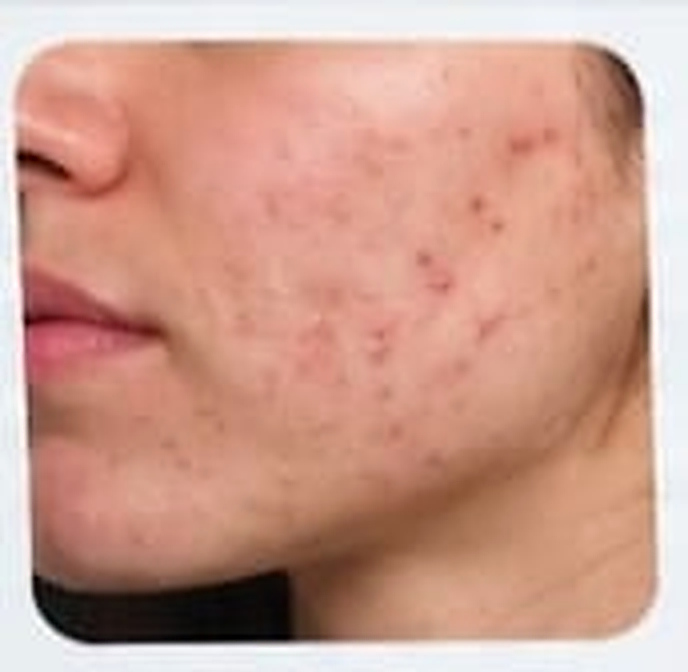
#> input picture acne-breakouts.jpg, 688 x 672 px
$ python -i skin_analyzer.py   (imports and definitions only)   (older library calls are emulated)
#> lines starting #> are read from the running program, lines starting #| are printed output that depends on the picture; after the words box and inside, x2 and y2 are one past the last pixel; in counts of white or black regions, pixels touching at a corner belong together
from PIL import Image
import numpy as np
import cv2


# [32 lines left out: function check_image_quality, not called in this run]


def analyze_visible_skin_patterns(image):

    img = np.array(image)

    cv_img = cv2.cvtColor(img, cv2.COLOR_RGB2BGR)
#> cv_img is the input picture: shape (672, 688, 3); mean B, G, R 140.5, 156, 203.4

    hsv = cv2.cvtColor(cv_img, cv2.COLOR_BGR2HSV)
#> hsv: shape (672, 688, 3); mean H, S, V 26.4, 85.8, 204.5

    # Bright / shiny areas
    brightness_mask = cv2.inRange(
        hsv,
        np.array([0, 0, 180]),
        np.array([180, 80, 255])
    )
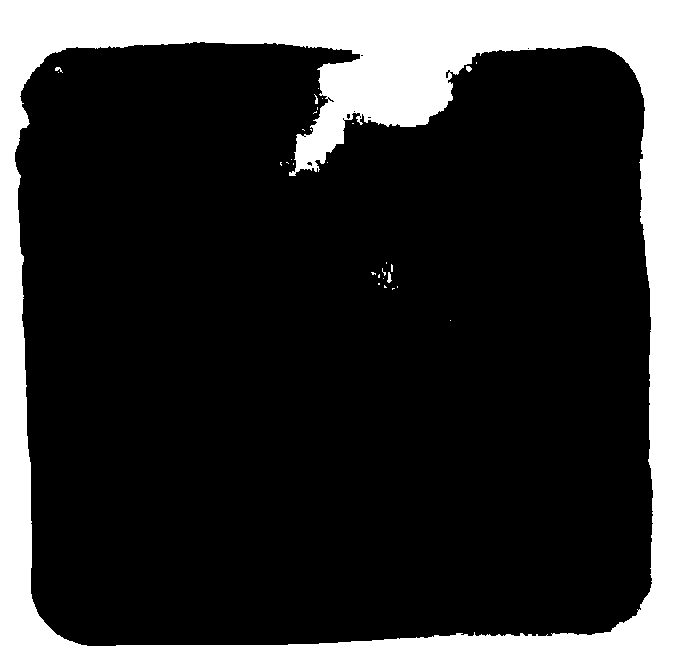
#> brightness_mask: shape (672, 688); 23.2% white; 30 white regions (25 under 20 px), largest, box (x1, y1, x2, y2) and area: (0, 0, 688, 672) 107227, (387, 272, 392, 283) 33, (466, 66, 472, 72) 27, (55, 67, 63, 73) 23, (314, 94, 318, 104) 21

    bright_ratio = np.mean(brightness_mask > 0)
#> bright_ratio = 0.232

    # Redness-like areas
    red1 = cv2.inRange(
        hsv,
        np.array([0, 60, 60]),
        np.array([15, 255, 255])
    )
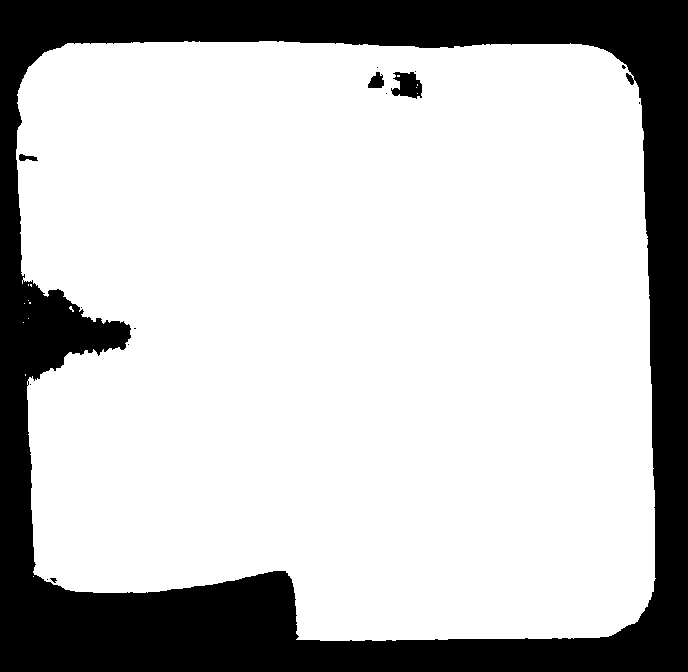
#> red1: shape (672, 688); 75.4% white; 15 black regions (10 under 20 px), largest, box (x1, y1, x2, y2) and area: (0, 0, 688, 672) 112916, (391, 72, 422, 99) 563, (368, 72, 384, 88) 177, (19, 154, 38, 161) 86, (50, 578, 57, 583) 20

    red2 = cv2.inRange(
        hsv,
        np.array([165, 60, 60]),
        np.array([180, 255, 255])
    )
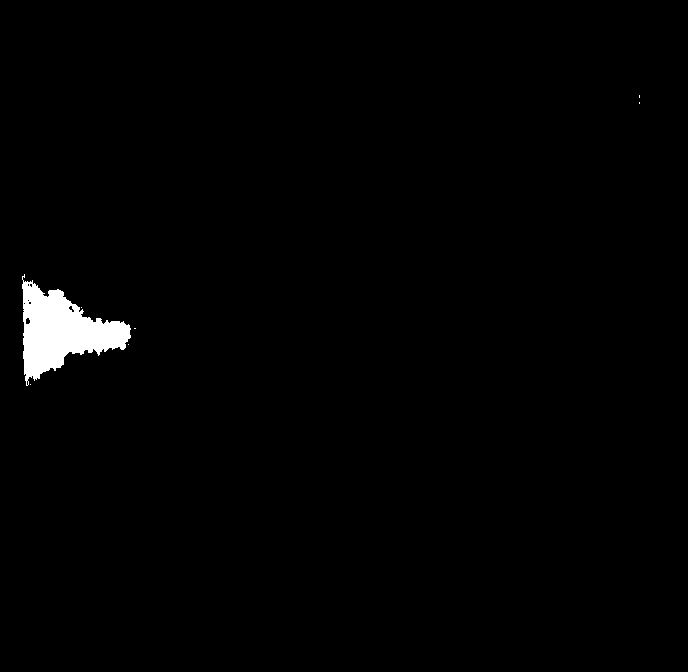
#> red2: shape (672, 688); 1.2% white; 7 white regions (6 under 20 px), largest, box (x1, y1, x2, y2) and area: (22, 274, 131, 386) 5742

    redness_mask = cv2.bitwise_or(red1, red2)
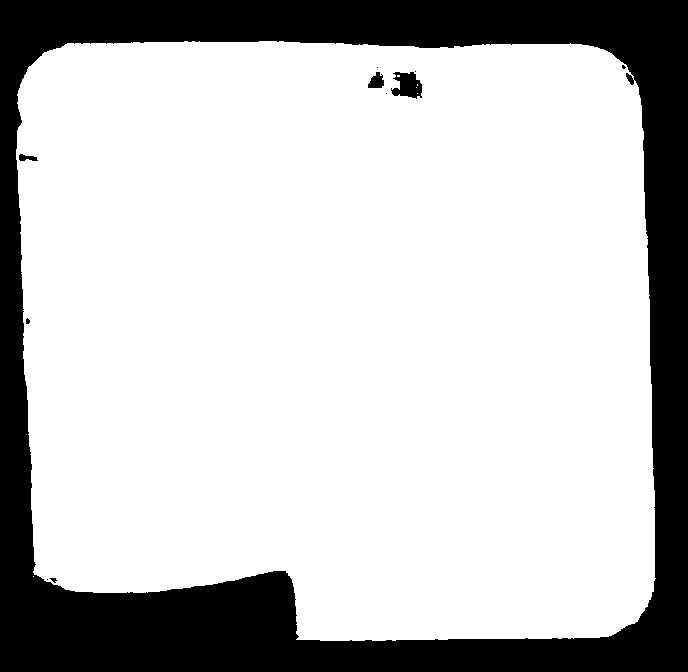
#> redness_mask: shape (672, 688); 76.6% white; 11 black regions (6 under 20 px), largest, box (x1, y1, x2, y2) and area: (0, 0, 688, 672) 107152, (391, 72, 422, 99) 563, (368, 72, 384, 88) 177, (19, 154, 38, 161) 86, (50, 578, 57, 583) 20

    redness_ratio = np.mean(redness_mask > 0)
#> redness_ratio = 0.766

    # Dark visible areas
    dark_mask = cv2.inRange(
        hsv,
        np.array([0, 0, 0]),
        np.array([180, 255, 70])
    )
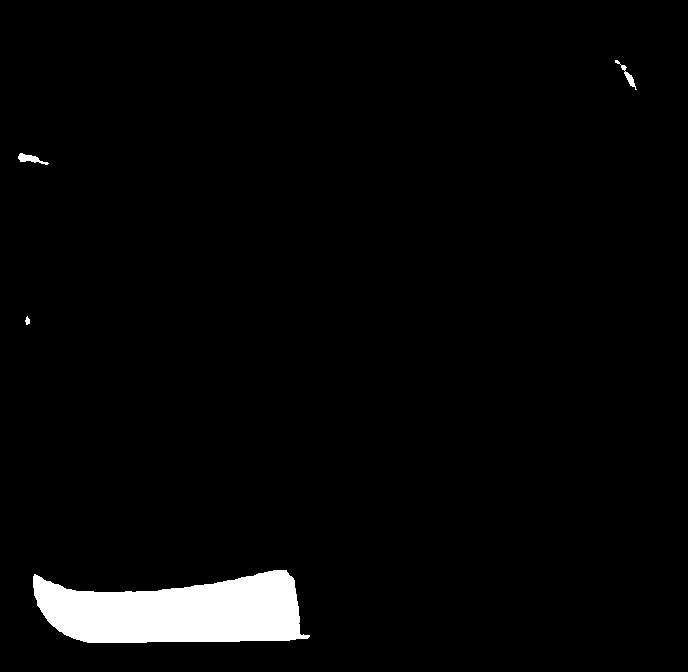
#> dark_mask: shape (672, 688); 3.2% white; 4 white regions, box (x1, y1, x2, y2) and area: (33, 570, 310, 643) 14580, (18, 153, 49, 165) 161, (615, 60, 637, 90) 129, (25, 316, 30, 325) 30

    dark_ratio = np.mean(dark_mask > 0)
#> dark_ratio = 0.0322

    # Texture variation
    gray = cv2.cvtColor(cv_img, cv2.COLOR_BGR2GRAY)
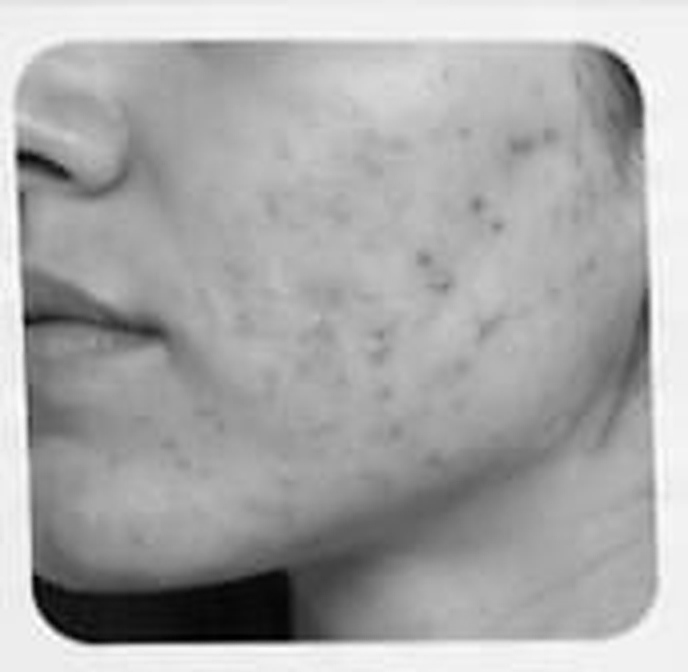
#> gray: shape (672, 688); min 0, max 255, mean 168.4

    texture_value = float(
        cv2.Laplacian(gray, cv2.CV_64F).var()
    )
#> texture_value = 4.47

    observations = []
    concerns = []

    if bright_ratio > 0.20:
        observations.append(
            "Shine-like visible areas"
        )
        concerns.append("Oiliness / shine")

    if redness_ratio > 0.08:
        observations.append(
            "Redness-like visible areas"
        )
        concerns.append("Visible redness")

    if dark_ratio > 0.12:
        observations.append(
            "Darker visible areas"
        )
        concerns.append("Uneven visible tone")

    if texture_value > 150:
        observations.append(
            "Texture-like visible variation"
        )
        concerns.append("Visible texture")

    if not observations:
        observations.append(
            "No strong visible pattern detected"
        )

    return {
        "observations": observations,
        "concerns": concerns,
        "signals": {
            "shine_ratio": round(float(bright_ratio), 4),
            "redness_ratio": round(float(redness_ratio), 4),
            "dark_area_ratio": round(float(dark_ratio), 4),
            "texture_value": round(texture_value, 2)
        }
    }


# [40 lines left out: function analyze_skin_image, not called in this run]

>>> import cv2
>>> picture = cv2.cvtColor(cv2.imread('acne-breakouts.jpg'), cv2.COLOR_BGR2RGB)
>>> result = analyze_visible_skin_patterns(picture)
#> result = 3 items

$ run again, on dryness.jpg
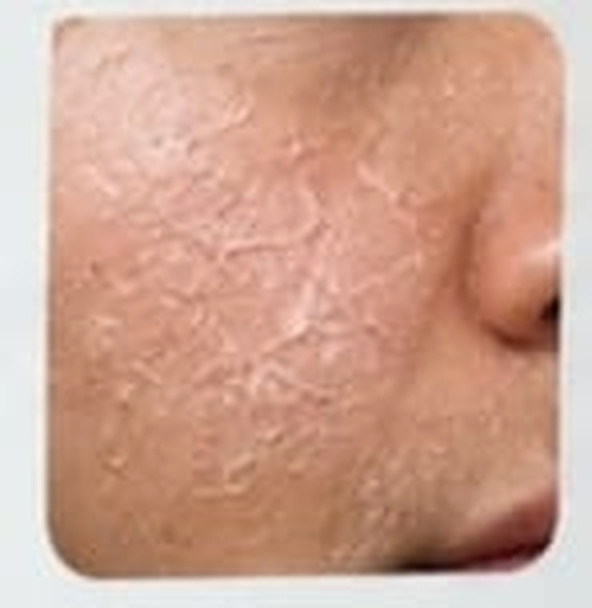
#> input picture dryness.jpg, 592 x 608 px
#> in analyze_visible_skin_patterns, cv_img is the input picture: shape (608, 592, 3); mean B, G, R 144.9, 163.1, 205.5
#> hsv: shape (608, 592, 3); mean H, S, V 20.6, 80.4, 206.1
#> in analyze_visible_skin_patterns, `brightness_mask = cv2.inRange( hsv, np.array([0, 0, 180]), np.array([1..`:
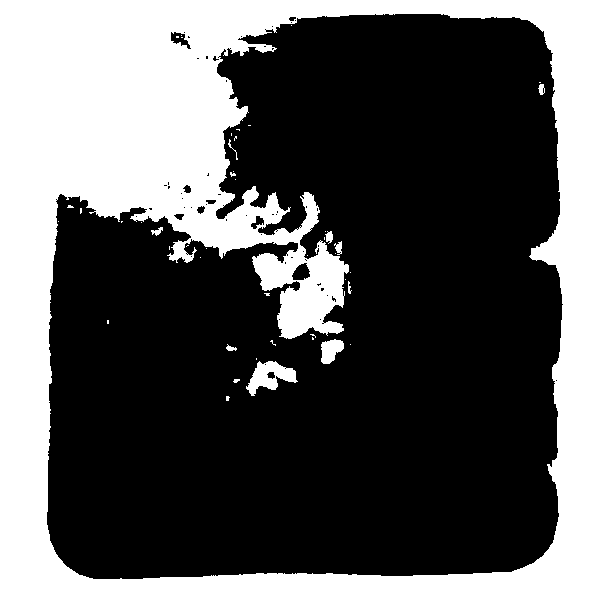
#> brightness_mask: shape (608, 592); 35.3% white; 46 white regions (35 under 20 px), largest, box (x1, y1, x2, y2) and area: (0, 0, 592, 608) 125312, (246, 361, 298, 396) 905, (321, 339, 344, 364) 398
#> bright_ratio = 0.353
#> red1: shape (608, 592); 74.4% white; 15 black regions (13 under 20 px), largest, box (x1, y1, x2, y2) and area: (0, 0, 592, 608) 91881, (549, 300, 558, 320) 122
#> red2: shape (608, 592); 0.15% white; 9 white regions (7 under 20 px), largest, box (x1, y1, x2, y2) and area: (476, 550, 541, 571) 503, (427, 569, 445, 572) 39
#> redness_mask: shape (608, 592); 74.6% white; 15 black regions (11 under 20 px), largest, box (x1, y1, x2, y2) and area: (0, 0, 592, 608) 90897, (401, 561, 463, 570) 379, (549, 300, 558, 320) 122, (532, 543, 545, 553) 58
#> redness_ratio = 0.746
#> dark_mask: shape (608, 592); 0.33% white; 5 white regions, box (x1, y1, x2, y2) and area: (398, 559, 472, 571) 615, (544, 299, 558, 323) 201, (528, 538, 548, 556) 157, (501, 546, 526, 557) 128, (473, 555, 494, 561) 82
#> dark_ratio = 0.00329
#> in analyze_visible_skin_patterns, `gray = cv2.cvtColor(cv_img, cv2.COLOR_BGR2GRAY)`:
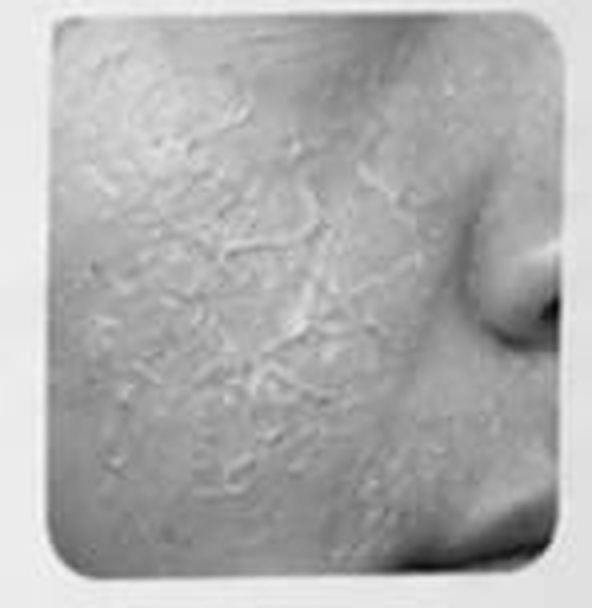
#> gray: shape (608, 592); min 7, max 249, mean 173.8
#> texture_value = 3.91
#> result = 3 items

$ run again, on dullness.jpg
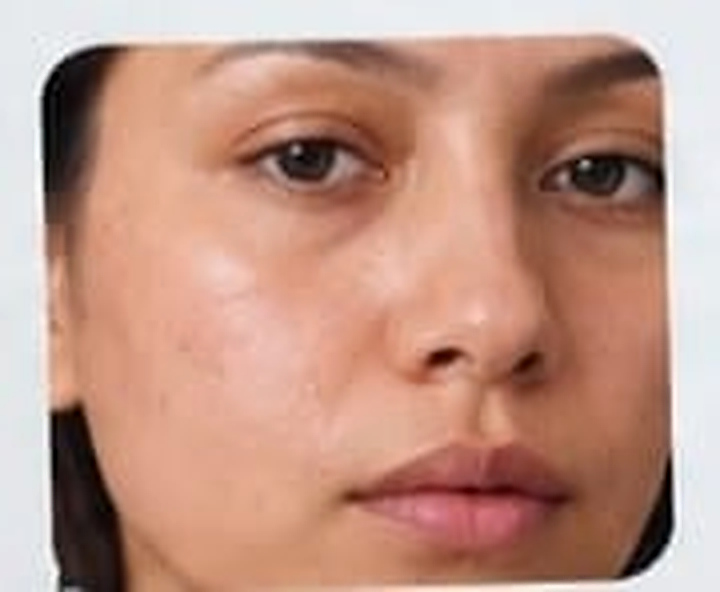
#> input picture dullness.jpg, 720 x 592 px
#> in analyze_visible_skin_patterns, cv_img is the input picture: shape (592, 720, 3); mean B, G, R 132.7, 148.6, 191.2
#> hsv: shape (592, 720, 3); mean H, S, V 28.6, 88.2, 192.5
#> in analyze_visible_skin_patterns, `brightness_mask = cv2.inRange( hsv, np.array([0, 0, 180]), np.array([1..`:
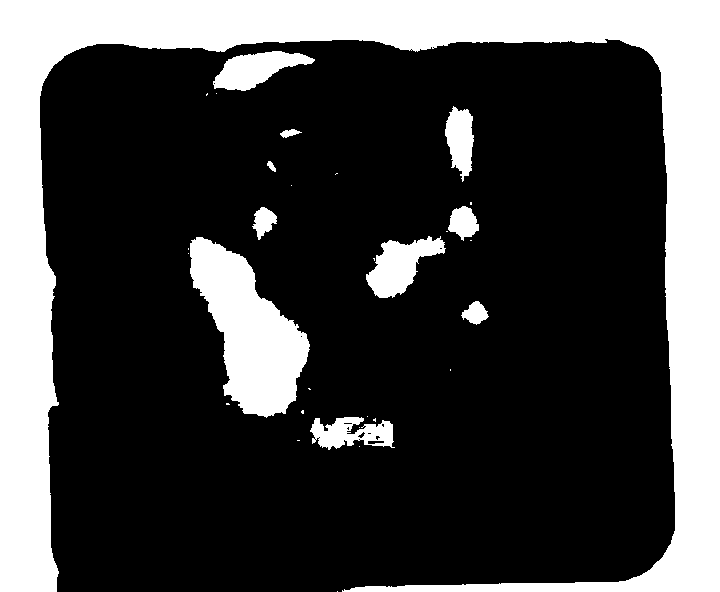
#> brightness_mask: shape (592, 720); 26.4% white; 31 white regions (20 under 20 px), largest, box (x1, y1, x2, y2) and area: (0, 0, 720, 592) 91155, (190, 237, 310, 418) 11488, (366, 236, 446, 298) 2553
#> bright_ratio = 0.264
#> red1: shape (592, 720); 72.2% white; 36 black regions (27 under 20 px), largest, box (x1, y1, x2, y2) and area: (0, 0, 720, 592) 112027, (400, 488, 549, 536) 3653, (265, 140, 338, 178) 1716
#> red2: shape (592, 720); 0.88% white; 25 white regions (23 under 20 px), largest, box (x1, y1, x2, y2) and area: (400, 488, 549, 536) 3653, (464, 482, 472, 490) 22
#> redness_mask: shape (592, 720); 73% white; 14 black regions (6 under 20 px), largest, box (x1, y1, x2, y2) and area: (0, 0, 720, 592) 112023, (275, 140, 338, 178) 1528, (209, 256, 236, 288) 642
#> redness_ratio = 0.73
#> dark_mask: shape (592, 720); 5.4% white; 15 white regions (4 under 20 px), largest, box (x1, y1, x2, y2) and area: (52, 407, 125, 592) 9607, (43, 48, 117, 209) 5766, (565, 153, 664, 198) 2474
#> dark_ratio = 0.0536
#> in analyze_visible_skin_patterns, `gray = cv2.cvtColor(cv_img, cv2.COLOR_BGR2GRAY)`:
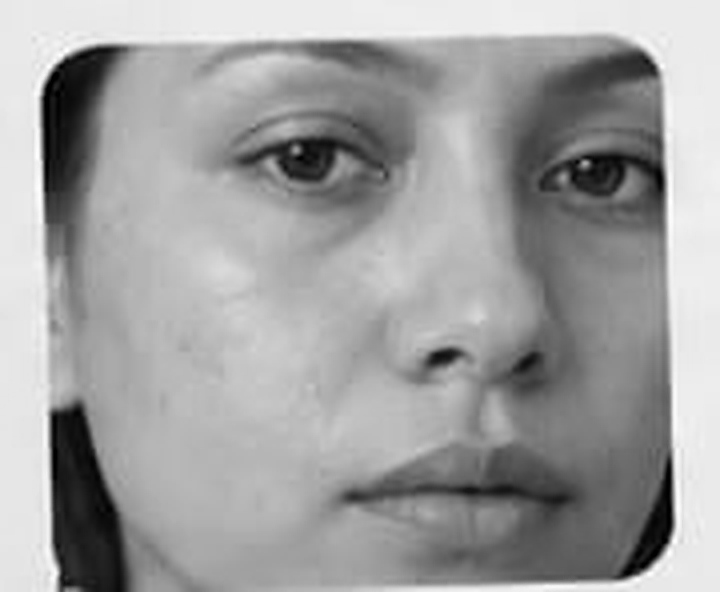
#> gray: shape (592, 720); min 0, max 255, mean 159.6
#> texture_value = 5.7
#> result = 3 items

$ run again, on general-care.jpg
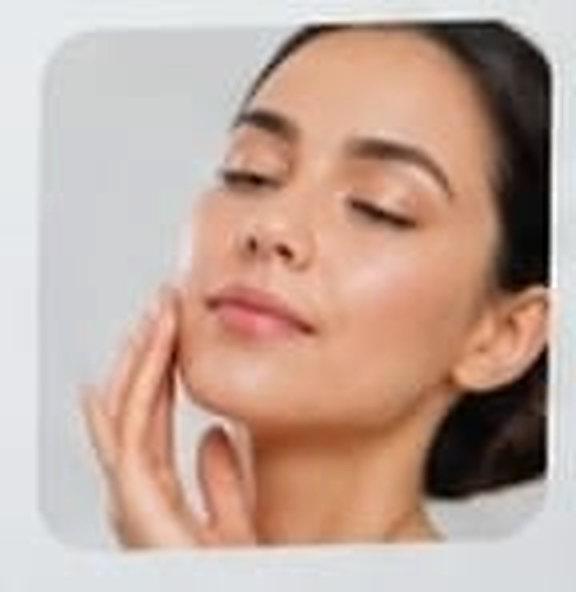
#> input picture general-care.jpg, 576 x 592 px
#> in analyze_visible_skin_patterns, cv_img is the input picture: shape (592, 576, 3); mean B, G, R 154.7, 167, 192.7
#> hsv: shape (592, 576, 3); mean H, S, V 46.5, 60.7, 194.5
#> in analyze_visible_skin_patterns, `brightness_mask = cv2.inRange( hsv, np.array([0, 0, 180]), np.array([1..`:
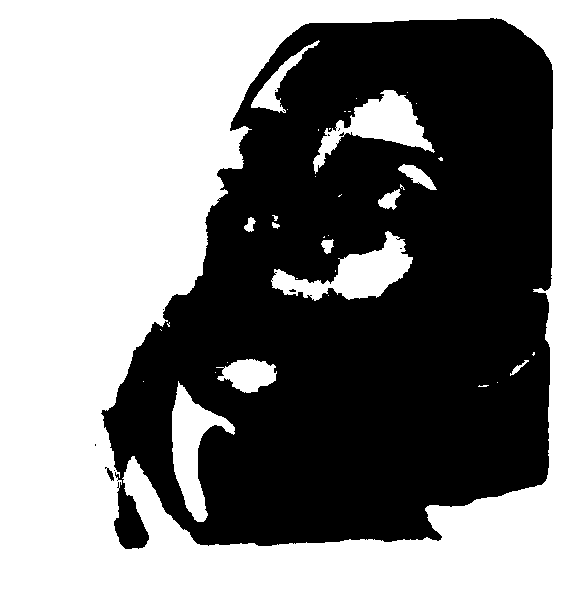
#> brightness_mask: shape (592, 576); 50.5% white; 11 black regions (9 under 20 px), largest, box (x1, y1, x2, y2) and area: (101, 18, 553, 549) 168576, (105, 467, 114, 481) 51
#> bright_ratio = 0.505
#> red1: shape (592, 576); 46.1% white; 12 white regions (8 under 20 px), largest, box (x1, y1, x2, y2) and area: (88, 23, 552, 550) 156808, (508, 424, 524, 436) 134, (534, 397, 545, 417) 115, (469, 487, 500, 495) 33
#> red2: shape (592, 576); 0.01% white in thin lines or dots, all inside (x1, y1, x2, y2) = (240, 312, 509, 435)
#> redness_mask: shape (592, 576); 46.1% white; 12 white regions (8 under 20 px), largest, box (x1, y1, x2, y2) and area: (88, 23, 552, 550) 156842, (506, 424, 524, 436) 145, (534, 397, 545, 417) 115, (469, 487, 500, 495) 33
#> redness_ratio = 0.461
#> dark_mask: shape (592, 576); 7.9% white; 8 white regions (1 under 20 px), largest, box (x1, y1, x2, y2) and area: (424, 23, 550, 292) 14734, (424, 349, 547, 499) 11484, (282, 26, 335, 56) 314
#> dark_ratio = 0.0786
#> in analyze_visible_skin_patterns, `gray = cv2.cvtColor(cv_img, cv2.COLOR_BGR2GRAY)`:
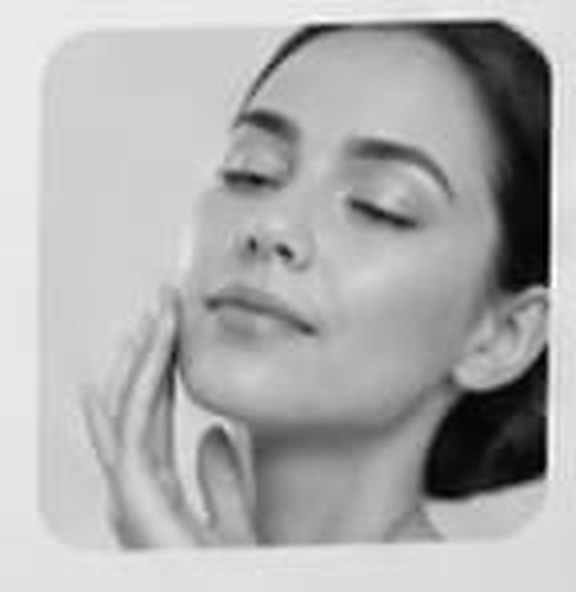
#> gray: shape (592, 576); min 0, max 255, mean 173.3
#> texture_value = 5.2
#> result = 3 items
